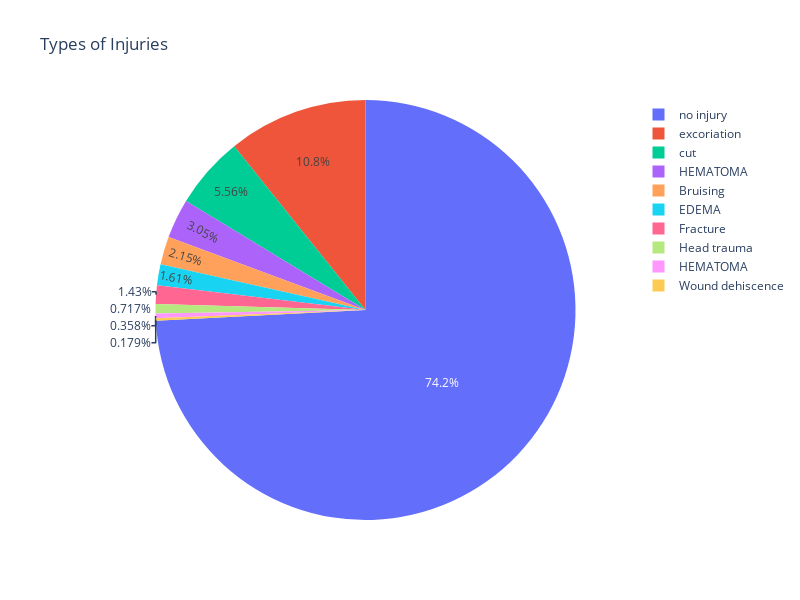

The code cell stored with this chart in its notebook:
### Code cell
import plotly.express as px

fig_injuries = px.pie(df, names='Type of injury incurred, if any', title='Types of Injuries')

fig_injuries.update_layout(width=800, height=600)

# Show the plot
fig_injuries.show()

### Figure 1 — Plotly figure (JSON) as saved in the notebook; plotly's stock layout.template omitted (floating-point values rounded to 4 significant figures; data arrays with more than 128 entries replaced by an {"elided": "..."} marker saying what was removed)
{"data": [{"domain": {"x": [0, 1], "y": [0, 1]}, "hovertemplate": "Type of injury incurred, if any=%{label}<extra></extra>", "labels": {"elided": "558 str values"}, "legendgroup": "", "name": "", "showlegend": true, "type": "pie"}], "layout": {"height": 600, "legend": {"tracegroupgap": 0}, "title": {"text": "Types of Injuries"}, "width": 800}}
